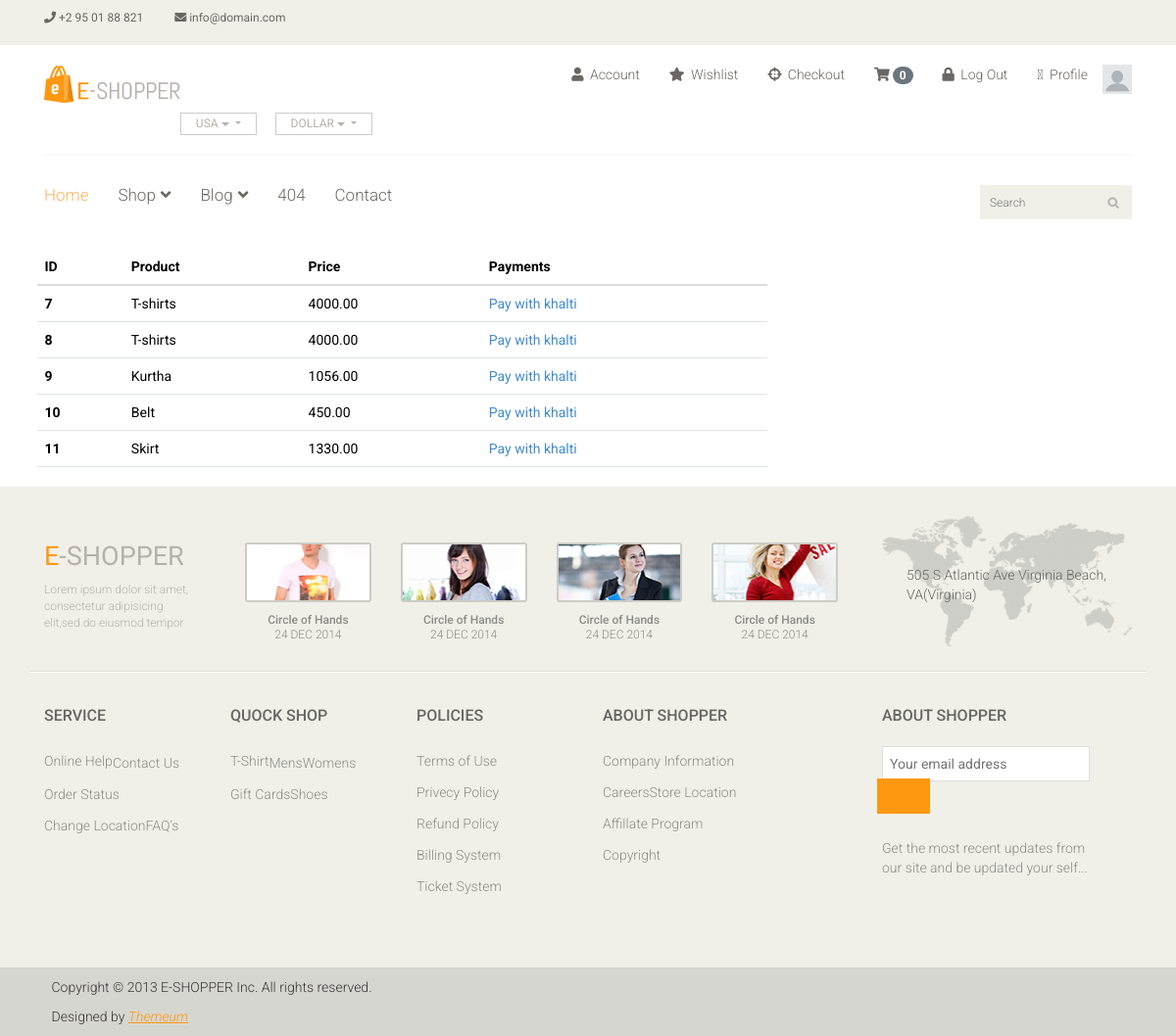
The app's page /your_order/ (signed in) with its own data.
### main/models.py (models this page shows, shortened)
class Order(models.Model):
    product=models.CharField(max_length=100,default="")
    user=models.ForeignKey(User, on_delete=models.CASCADE)
    price=models.CharField(max_length=100)
    quantity=models.PositiveIntegerField()
    total=models.FloatField()
    image=models.ImageField(upload_to='order/image')
    phone=models.CharField(max_length=12)
    isPay=models.BooleanField(default=False)
    date=models.DateField(default=datetime.now())
    address=models.CharField(max_length=100,default="")

### main/views.py (the view)
# urls.py: path('your_order/',your_order,name='your_order'),
@login_required(login_url='log_in')
def your_order(request):
    uid=request.session.get('_auth_user_id')
    user=User.objects.get(pk=uid)
    order=Order.objects.filter(user=user)
    return render(request,'main/your_order.html',{'order':order})

### templates/main/your_order.html (shortened to what this page needs)
{% extends "base.html" %}
{% block content %}
{% load static %}
<div class="container">
    <div class="row">
        <div class="col-8">
            <table class="table">
                <thead>
                  <tr>
                    <th scope="col">ID</th>
                    <th scope="col">Product</th>
                    <th scope="col">Price</th>
                    <th scope="col">Payments</th>
                  </tr>
                </thead>
                <tbody>
                    {% for i in order %}
                  <tr>
                    <th scope="row">{{i.id}}</th>
                    <td>{{i.product}}</td>
                    <td>{{i.price}}</td>
                    <td>
                        {% if i.isPay %}
                        paid
                        {% else %}
                        <a href="{% url 'initkhalti' i.id %}">Pay with khalti</a>
                        {% endif %}
                    </td>
                  </tr>
                  {% endfor %}
                </tbody>
              </table>
        </div>
    </div>
</div>
{% endblock %}

### static/css/main.css (style rules this page uses)
body { font-family: 'Roboto', sans-serif; background:white; position: relative; font-weight:400px; }
a { -webkit-transition: 300ms; -moz-transition: 300ms; -o-transition: 300ms; transition: 300ms; }

### static/css/product.css (style rules this page uses)
:root { --font1: 'Heebo', sans-serif; --font2: 'Fira Sans Extra Condensed', sans-serif; --font3: 'Roboto', sans-serif; --btnbg: #ffcc00; --btnfontcolor: rgb(61, 61, 61); --btnfontcolorhover: rgb(255, 255, 255); --btnbghover: #ffc116; --btnactivefs: rgb(241, 195, 46); --label-index: #960796; --danger-index: #5bc257; --link-color: #000; --link-color-hover: #fff; --bg-content-color: #ffcc00; }

### records on screen
Order: id "7", product "T-shirts", price "4000.00", isPay "Pay with khalti"
Order: id "8", product "T-shirts", price "4000.00", isPay "Pay with khalti"
Order: id "9", product "Kurtha", price "1056.00", isPay "Pay with khalti"
Order: id "10", product "Belt", price "450.00", isPay "Pay with khalti"
Order: id "11", product "Skirt", price "1330.00", isPay "Pay with khalti"

### other values on screen
{{ request.session.cart|length }} "0"
